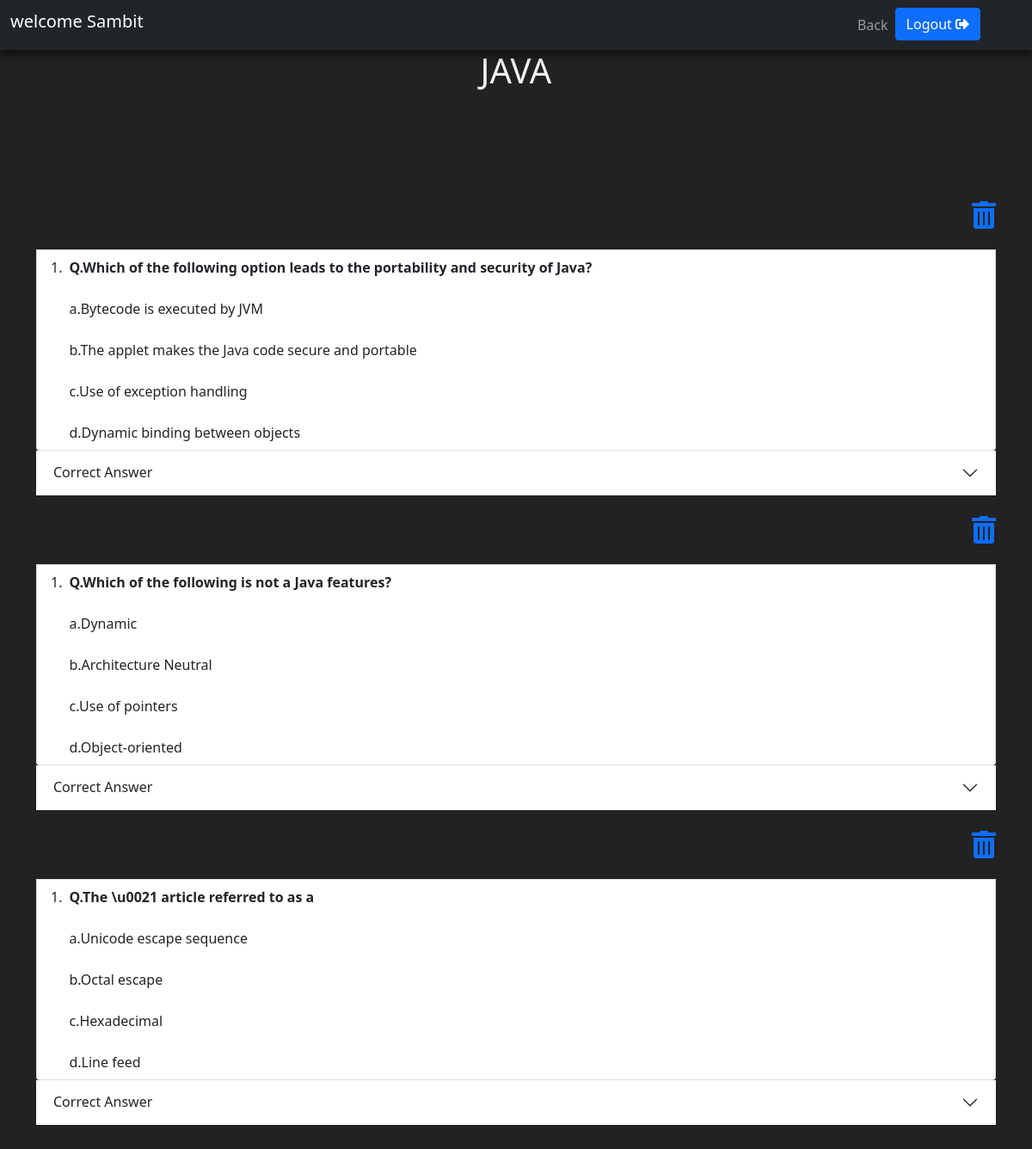
The app's page /mcq-staff.php?subject=JAVA (signed in) with its own data.
### tables this page shows
CREATE TABLE `subject` (
  `id` int(11) NOT NULL,
  `subject` varchar(255) NOT NULL
);

CREATE TABLE `mcq_questions` (
  `q_id` int(11) NOT NULL,
  `subject` varchar(255) NOT NULL,
  `question` varchar(2555) NOT NULL,
  `op1` varchar(255) NOT NULL,
  `op2` varchar(255) NOT NULL,
  `op3` varchar(255) NOT NULL,
  `op4` varchar(255) NOT NULL,
  `correct_option` varchar(255) NOT NULL,
  `explanation` varchar(5000) NOT NULL,
  `uploaded_by` varchar(255) NOT NULL
);

### mcq-staff.php (the view, shortened to what this page needs)
<!doctype html>
<html lang="en">
<?php
if(isset($_SESSION['user']))
{
?>
<head>
    <link href="https://cdn.jsdelivr.net/npm/bootstrap@5.0.0-beta2/dist/css/bootstrap.min.css" rel="stylesheet">
    <link rel="stylesheet" href="footer.css">
    <link rel="stylesheet" href="student.css">
    <link rel="stylesheet" href="https://cdnjs.cloudflare.com/ajax/libs/font-awesome/4.7.0/css/font-awesome.min.css">
    <link rel="stylesheet" href="https://cdnjs.cloudflare.com/ajax/libs/font-awesome/5.15.2/css/all.min.css" />
</head>
<body>
    <header>
        <nav class="navbar sticky-top navbar-expand-lg navbar-dark bg-dark" id="nave">
            <div class="container-fluid">
                <a class="navbar-brand" href="#">
                <?php
                 $user_email=$_SESSION['user'];
                 echo "<h5> welcome $user_email </h5>";
                 ?>
                 </a>
                <div class="collapse navbar-collapse" id="navbarSupportedContent">
                    <ul class="navbar-nav ms-auto me-5 mb-2 mb-lg-0">
                    <li class="nav-item">
                                <a class="nav-link" href="Staff-MCQ.php">Back</a>
                            </li>
                    <form action="" method="POST">
                        <button type="submit" name="logout" class="btn btn-primary">Logout  <i class="fa fa-sign-out-alt"></i></button>
                        </form>
                    </ul>
                </div>
            </div>
        </nav>
    </header>
    <section id="services" class="services">
        <div class="container" data-aos="fade-up">
            <div class="section-title">
                <h1><?php $con=new mysqli("localhost","root","","qbms");
                            $id=$_GET['subject'];
                            $query="select * from subject where subject='$id' ";
                            $result=$con->query($query);
                            if($result->num_rows>0){
                                while($row = mysqli_fetch_array($result)){
                                    echo "$row[subject]";
                                }
                            }
                        ?></h1>
            </div>
            <br><br><br><br><br>
        </div>
        <div class="container">
        <div class="table-responsive">
            <table class="table" style="color: white;">
            <?php
        $connect= new mysqli("localhost","root","","qbms");
            $id=$_GET['subject'];
            $query="select * from mcq_questions where subject='$id' ";
            $result=$connect->query($query);
            $key = 0;
            if($result->num_rows>0){
                while($row = mysqli_fetch_array($result)){
                    $key += 1;
                    echo "<ol class=\"list-group list-group-numbered\" style=\"color:black;\">"."<a href=\"staff-delete-mcq-question.php?delete=$row[q_id]\">"."<i class=\"fa fa-trash-alt fa-2x float-end\"></i>"."</a>"."<br>";
                    echo" <li class=\"list-group-item d-flex justify-content-between align-items-start\">";
                    echo   " <div class=\"ms-2 me-auto\">";
                    echo " <div class=\"fw-bold\">".'Q.'.$row['question']."</div>"; echo "<br>";
                    echo "a.$row[op1]";
                   echo "<br>";
                    echo "<br>";
                    echo "b.$row[op2]";
                   echo "<br>";
                   echo "<br>";
                   echo "c.$row[op3]";
                   echo "<br>";
                   echo "<br>";
                   echo "d.$row[op4]";
                   echo "  </div>";
                   echo" </li>";
                   echo "</ol>" ;
                   echo  "<div class=\"accordion accordion-flush\" id=\"accordionFlushExample$key\">";
                   echo    "<div class=\"accordion-item\">";
                   echo         "<h2 class=\"accordion-header\" id=\"flush-headingOne\">";
                   echo            "<button class=\"accordion-button collapsed bg-white\" type=\"button\" data-bs-toggle=\"collapse\" data-bs-target=\"#flush-collapseOne$key\" aria-expanded=\"false\" aria-controls=\"flush-collapseOne$key\">";
                   echo                'Correct Answer';
                   echo             "</button>";
                   echo        "</h2>";
                  echo    "</div>";
                   echo  "</div>";
                   echo "<br>";
              }
            }else{
               echo "<div style=\"color:white;\">".'No data Found'."</div";
            }
            ?>
                    </table>
                </div>
                </div>
    </section>
    <br><br><br><br><br><br><br><br><br><br><br><br><br><br><br><br><br><br><br><br><br><br><br><br><br><br><br><br><br><br>
</body>
</html>
<?php   }else{
    header("location:staff-login.php");}?>

### student.css (style rules this page uses)
body { background-color: #222; }
.section-title { text-align: center; text-shadow: black; color: whitesmoke; }

### records on screen
subject: subject "JAVA"
mcq_questions: question "Which of the following option leads to the portability and security of Java?", op1 "Bytecode is executed by JVM", op2 "The applet makes the Java code secure and portable", op3 "Use of exception handling", op4 "Dynamic binding between objects"
mcq_questions: question "Which of the following is not a Java features?", op1 "Dynamic", op2 "Architecture Neutral", op3 "Use of pointers", op4 "Object-oriented"
mcq_questions: question "The \\u0021 article referred to as a", op1 "Unicode escape sequence", op2 "Octal escape", op3 "Hexadecimal", op4 "Line feed"

### other values on screen
$user_email "Sambit"
